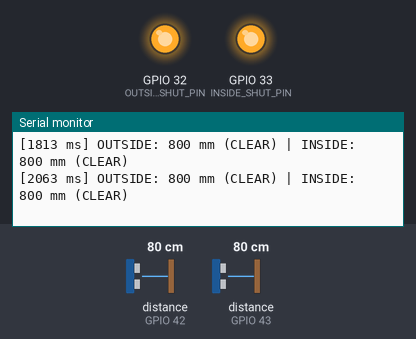
Bench run of a sketch on a simulated ESP32. Parts: output pins drawn as LEDs (lit = HIGH), the last lines printed to the serial monitor. The inputs (shaded band) are chosen by the test bench; at power-on: distance to the obstacle (sensors on GPIO 42, GPIO 43) 80 cm.

Above: at 2.2 s.
2.3 s: distance to the obstacle (sensor on GPIO 42) set to 2 cm
At 2.49 s:
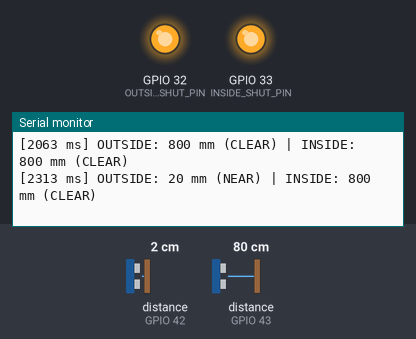
4.0 s: distance to the obstacle (sensor on GPIO 43) set to 2 cm
At 4.24 s:
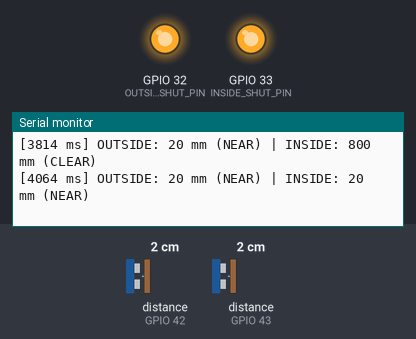
5.8 s: distance to the obstacle (sensor on GPIO 42) set to 60 cm
At 6.0 s:
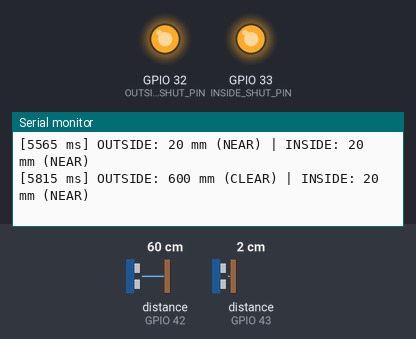

The sketch:

TofDualSensorTest.ino
```cpp
// Dual TOF400C / VL53L1X test for an ESP32 DevKit V1.
//
// Wiring:
//   Both sensor VIN  -> ESP32 3V3
//   Both sensor GND  -> ESP32 GND
//   Both sensor SDA  -> ESP32 GPIO 21
//   Both sensor SCL  -> ESP32 GPIO 22
//   Outside SHUT     -> ESP32 GPIO 32
//   Inside SHUT      -> ESP32 GPIO 33
//   INT pins are not used.
//
// Required Arduino library: "VL53L1X" by Pololu.
// Open Serial Monitor at 115200 baud after uploading.

#include <Arduino.h>
#include <Wire.h>
#include <VL53L1X.h>

const uint8_t I2C_SDA_PIN = 21;
const uint8_t I2C_SCL_PIN = 22;

const uint8_t OUTSIDE_SHUT_PIN = 32;
const uint8_t INSIDE_SHUT_PIN = 33;

// These are 7-bit I2C addresses. Each must be unique.
const uint8_t OUTSIDE_I2C_ADDRESS = 0x2A;
const uint8_t INSIDE_I2C_ADDRESS = 0x2B;

const uint32_t SERIAL_BAUD = 115200;
const uint32_t SENSOR_TIMEOUT_MS = 500;
const uint32_t MEASUREMENT_PERIOD_MS = 100;
const uint32_t PRINT_PERIOD_MS = 250;

// Only used to make the Serial Monitor output easier to interpret.
// Change this later to match the final door geometry.
const uint16_t NEAR_THRESHOLD_MM = 500;

VL53L1X outsideSensor;
VL53L1X insideSensor;

bool outsideSensorReady = false;
bool insideSensorReady = false;

void disableSensor(uint8_t shutPin) {
  pinMode(shutPin, OUTPUT);
  digitalWrite(shutPin, LOW);
}

void enableSensor(uint8_t shutPin) {
  digitalWrite(shutPin, HIGH);
  delay(20);
}

bool initializeSensor(VL53L1X &sensor, uint8_t shutPin,
                      uint8_t newAddress, const char *name) {
  enableSensor(shutPin);
  sensor.setTimeout(SENSOR_TIMEOUT_MS);

  // Only this sensor is at the factory address (0x29) while init() runs.
  if (!sensor.init()) {
    Serial.printf("ERROR: %s sensor did not respond at address 0x29.\n", name);
    Serial.println("Check its VIN, GND, SDA, SCL, and SHUT connections.");

    // Keep a failed sensor off so it cannot interfere with the other unit.
    disableSensor(shutPin);
    return false;
  }

  sensor.setAddress(newAddress);
  sensor.setDistanceMode(VL53L1X::Long);

  if (!sensor.setMeasurementTimingBudget(50000)) {
    Serial.printf("ERROR: Could not set the %s sensor timing budget.\n", name);
    disableSensor(shutPin);
    return false;
  }

  sensor.startContinuous(MEASUREMENT_PERIOD_MS);
  Serial.printf("%s sensor ready at I2C address 0x%02X.\n", name, newAddress);
  return true;
}

void printMeasurement(const char *name, VL53L1X &sensor, bool ready) {
  Serial.printf("%s: ", name);

  if (!ready) {
    Serial.print("NOT INITIALIZED");
    return;
  }

  const uint16_t distanceMm = sensor.read();

  if (sensor.timeoutOccurred()) {
    Serial.print("TIMEOUT");
    return;
  }

  Serial.printf("%u mm (%s)", distanceMm,
                distanceMm <= NEAR_THRESHOLD_MM ? "NEAR" : "CLEAR");
}

void setup() {
  Serial.begin(SERIAL_BAUD);
  delay(1000);

  Serial.println();
  Serial.println("Dual TOF400C / VL53L1X test starting");

  // Both sensors start with the same address, so hold both in shutdown first.
  disableSensor(OUTSIDE_SHUT_PIN);
  disableSensor(INSIDE_SHUT_PIN);
  delay(20);

  Wire.begin(I2C_SDA_PIN, I2C_SCL_PIN);
  Wire.setClock(400000);

  // Bring up and re-address one sensor at a time.
  outsideSensorReady = initializeSensor(
    outsideSensor, OUTSIDE_SHUT_PIN, OUTSIDE_I2C_ADDRESS, "OUTSIDE");

  insideSensorReady = initializeSensor(
    insideSensor, INSIDE_SHUT_PIN, INSIDE_I2C_ADDRESS, "INSIDE");

  if (!outsideSensorReady && !insideSensorReady) {
    Serial.println("ERROR: Neither TOF sensor initialized.");
  } else {
    Serial.println("Continuous distance readings follow:");
  }
}

void loop() {
  static uint32_t lastPrintMs = 0;

  if (millis() - lastPrintMs < PRINT_PERIOD_MS) {
    delay(1);
    return;
  }
  lastPrintMs = millis();

  Serial.printf("[%lu ms] ", millis());
  printMeasurement("OUTSIDE", outsideSensor, outsideSensorReady);
  Serial.print(" | ");
  printMeasurement("INSIDE", insideSensor, insideSensorReady);
  Serial.println();
}
```

Measured:
- after the input at 2.3 s, the serial monitor: prints a new line at once (image 1)
- after the input at 4.0 s, the serial monitor: prints a new line after 0.06 s (image 2)
- after the input at 5.8 s, the serial monitor: prints a new line at once (image 3)
